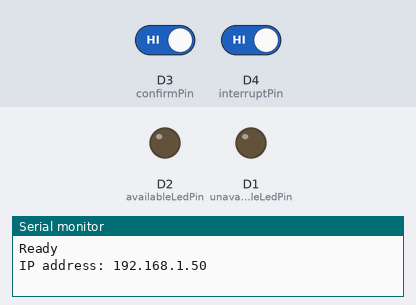
The sketch below on a simulated ESP8266 (NodeMCU). On the bench: output pins drawn as LEDs (lit = HIGH), the last lines printed to the serial monitor. Inputs (shaded band) come from the test bench; at power-on: D3 (confirmPin) HIGH, D4 (interruptPin) HIGH. WiFi joins after 1.5 s; servers stay silent unless stated; uploads are accepted with an empty reply.

Above: at 4.3 s.
4.4 s: D3 (confirmPin) driven LOW and D4 (interruptPin) driven LOW
At 4.9 s:
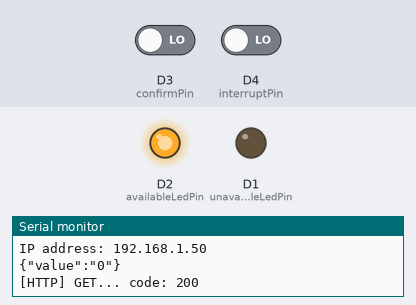
6.1 s: D4 (interruptPin) driven HIGH
At 7.4 s:
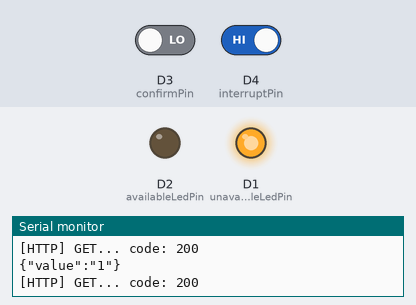
7.8 s: D4 (interruptPin) driven LOW
At 8.7 s:
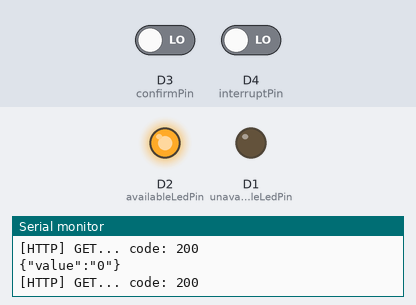
Timing chart, 0 to 10.5 s (numbered marks = the images above; inputs shaded):
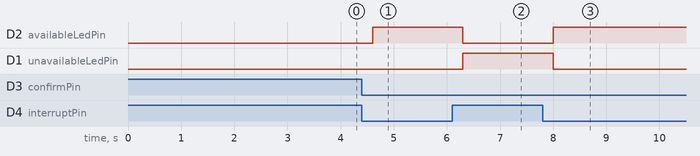

Measured:
- after the input at 4.4 s, D2 (availableLedPin): LOW → HIGH after 0.20 s
- after the input at 6.1 s, D2 (availableLedPin): HIGH → LOW after 0.20 s; D1 (unavailableLedPin): LOW → HIGH after 0.20 s
- after the input at 7.8 s, D2 (availableLedPin): LOW → HIGH after 0.20 s; D1 (unavailableLedPin): HIGH → LOW after 0.20 s

The sketch:

bathroom-status-notifier.ino
```cpp
#include <ESP8266WiFi.h>
#include <ESP8266HTTPClient.h>

//#define ENDPOINT_ADDRESS "http://maker.ifttt.com/trigger/magnet_bathroom_status/with/key/dROe3LFhK_oMPEmEpvujQ2"
//#define open_photo_url "http://i.imgur.com/8zmd9wR.jpg"
//#define close_photo_url "http://i.imgur.com/WnONWb1.jpg"

#define ENDPOINT_ADDRESS "ENDPOINT_ADDRESS"
#define API_TOKEN "API_TOKEN"

#define SSID "SSID"
#define PASSWORD "PASSWORD"

const byte unavailableLedPin = D1;
const byte availableLedPin = D2;
const byte interruptPin = D4;
const byte confirmPin = D3;

volatile byte state = LOW;
volatile bool toggle = false;


void setup() {

  Serial.begin(57600);
  pinMode(availableLedPin, OUTPUT);
  pinMode(unavailableLedPin, OUTPUT);
  pinMode(interruptPin, INPUT_PULLUP);
  pinMode(confirmPin, INPUT_PULLUP);

  WiFi.mode(WIFI_STA);
  WiFi.begin(SSID, PASSWORD);

  while(!Serial){}

  while (WiFi.waitForConnectResult() != WL_CONNECTED) {
    Serial.println("Connection Failed! Rebooting...");
    delay(5000);
    ESP.restart();
  }

  Serial.println("Ready");
  Serial.print("IP address: ");
  Serial.println(WiFi.localIP());

  attachInterrupt(digitalPinToInterrupt(interruptPin), blink, CHANGE);
}

void loop() {
  if(toggle){
    if(digitalRead(confirmPin)){
      toggle = false;
      Serial.println("Toggle without confirm pin");
      return;
    }
    detachInterrupt(digitalPinToInterrupt(interruptPin));
    String payload = "{\"value\":\"" + String(state) + "\"}";
    /*String payload = "";
    if(state){
      payload = "value1=1&value2=Baño ocupado&value3=" + String(close_photo_url);
    }else{
      payload = "value1=0&value2=Baño desocupado&value3=" + String(open_photo_url);
    }*/
    Serial.println(payload);
    sendData(payload);
    toggle = false;
    digitalWrite(unavailableLedPin, state);
    digitalWrite(availableLedPin, !state);
    attachInterrupt(digitalPinToInterrupt(interruptPin), blink, CHANGE);
  }
}

void blink() {
  state = digitalRead(interruptPin);
  toggle = true;
}

int sendData(String payload) {
  HTTPClient http;
  String url = "json";
  http.begin(ENDPOINT_ADDRESS);
  //http.addHeader("Content-Type", "application/x-www-form-urlencoded");
  http.addHeader("Content-Type", "application/json");
  http.addHeader("Authorization", "Token token=" + String(API_TOKEN) + ")");
  int httpCode = http.POST(payload);
  if(httpCode > 0) {
      Serial.printf("[HTTP] GET... code: %d\n", httpCode);
      if(httpCode == HTTP_CODE_OK) {
      String response = http.getString();
        Serial.println(response);
      }
  } else {
        Serial.printf("[HTTP] GET... failed, error: %s\n", http.errorToString(httpCode).c_str());
  }
  http.end();
}
```
